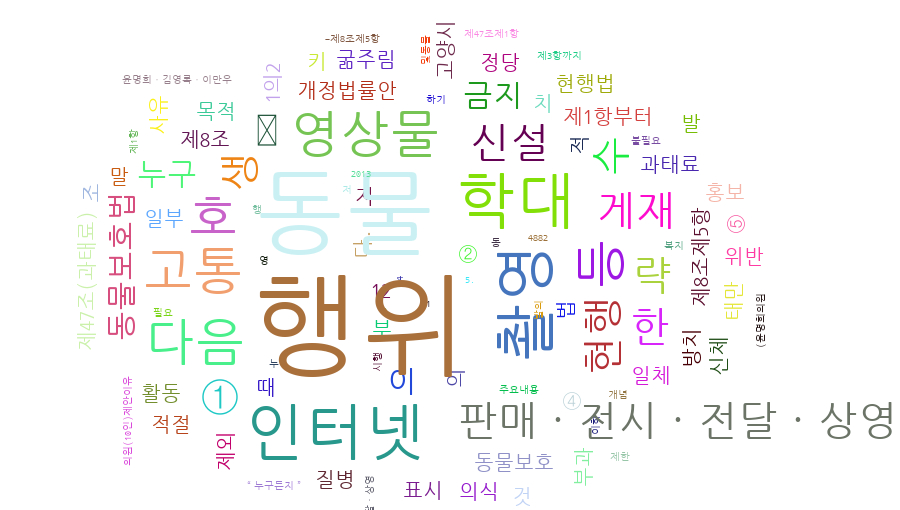

The script that drew this image:
#! /usr/bin/python2.7
# -*- coding: utf-8 -*-

from collections import Counter
import urllib
import random
import webbrowser

import konlpy
from lxml import html
import pytagcloud


r = lambda: random.randint(0,255)
color = lambda: (r(), r(), r())

def get_bill_text(billnum):
    url = 'http://pokr.kr/bill/%s/text' % billnum
    response = urllib.urlopen(url).read().decode('utf-8')
    page = html.fromstring(response)
    text = page.xpath(".//div[@id='bill-sections']/pre/text()")[0]
    return text

def get_tags(text, h, ntags=50, multiplier=10):
    nouns = h.nouns(text)
    count = Counter(nouns)
    return [{ 'color': color(), 'tag': n, 'size': c*multiplier }\
                for n, c in count.most_common(ntags)]

def draw_cloud(tags, filename, fontname='NanumGothic_Coding'):
    pytagcloud.create_tag_image(tags, filename, fontname=fontname)
    webbrowser.open(filename)

text = get_bill_text('1904882')
tags = get_tags(text, konlpy.Hannanum())
draw_cloud(tags, 'wordcloud.png')
